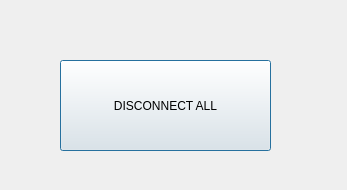
<?xml version="1.0" encoding="UTF-8"?>
<ui version="4.0">
 <class>Dialog</class>
 <widget class="QDialog" name="Dialog">
  <property name="geometry">
   <rect>
    <x>0</x>
    <y>0</y>
    <width>347</width>
    <height>190</height>
   </rect>
  </property>
  <property name="windowTitle">
   <string>Dialog</string>
  </property>
  <widget class="QPushButton" name="DiconnectButton">
   <property name="geometry">
    <rect>
     <x>60</x>
     <y>60</y>
     <width>211</width>
     <height>91</height>
    </rect>
   </property>
   <property name="text">
    <string>DISCONNECT ALL</string>
   </property>
  </widget>
 </widget>
 <resources/>
 <connections/>
</ui>
